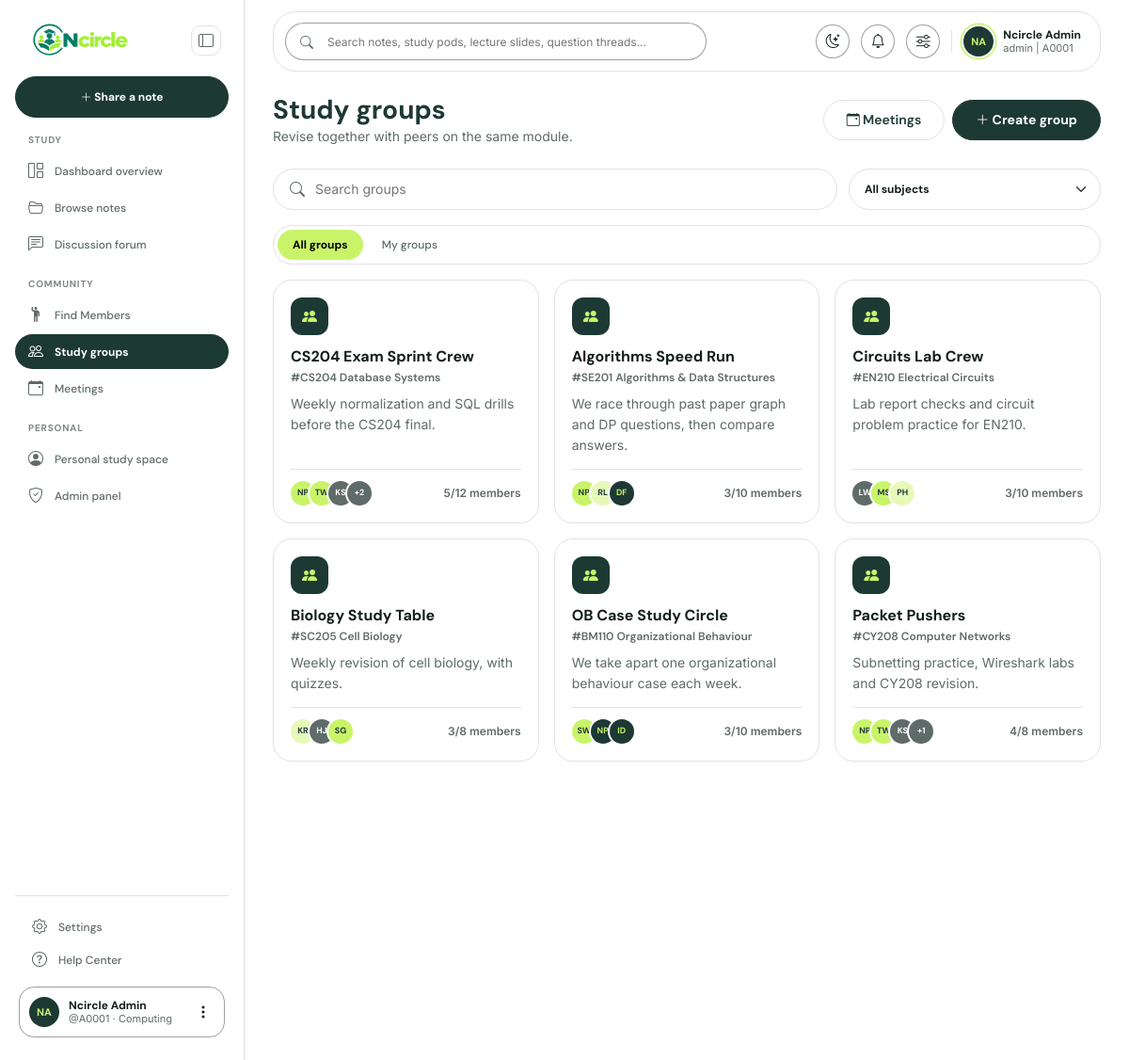
The app's page /groups (signed in) with its own data.
### tables this page shows
CREATE TABLE users (
    id INT UNSIGNED AUTO_INCREMENT PRIMARY KEY,
    name VARCHAR(100) NOT NULL,
    username VARCHAR(60) NOT NULL UNIQUE,
    student_id VARCHAR(20) NOT NULL UNIQUE,
    email VARCHAR(120) NOT NULL UNIQUE,
    faculty VARCHAR(30) NOT NULL,
    academic_year TINYINT UNSIGNED NOT NULL DEFAULT 1,
    bio VARCHAR(500) NULL,
    avatar VARCHAR(80) NULL,
    skills VARCHAR(255) NULL,
    open_to_help TINYINT(1) NOT NULL DEFAULT 1,
    listed_in_directory TINYINT(1) NOT NULL DEFAULT 1,
    password_hash VARCHAR(255) NOT NULL,
    role ENUM('student','admin') NOT NULL DEFAULT 'student',
    status ENUM('active','blocked') NOT NULL DEFAULT 'active',
    weekly_goal_minutes SMALLINT UNSIGNED NOT NULL DEFAULT 600,
    email_verified_at DATETIME NULL,
    last_seen_at DATETIME NULL,
    created_at DATETIME NOT NULL DEFAULT CURRENT_TIMESTAMP
);

CREATE TABLE study_groups (
    id INT UNSIGNED AUTO_INCREMENT PRIMARY KEY,
    owner_id INT UNSIGNED NOT NULL,
    subject_id INT UNSIGNED NOT NULL,
    name VARCHAR(100) NOT NULL,
    description VARCHAR(500) NOT NULL,
    max_members SMALLINT UNSIGNED NOT NULL DEFAULT 12,
    created_at DATETIME NOT NULL DEFAULT CURRENT_TIMESTAMP,
    FOREIGN KEY (owner_id) REFERENCES users(id) ON DELETE CASCADE,
    FOREIGN KEY (subject_id) REFERENCES subjects(id)
);

CREATE TABLE subjects (
    id INT UNSIGNED AUTO_INCREMENT PRIMARY KEY,
    code VARCHAR(12) NOT NULL UNIQUE,
    name VARCHAR(100) NOT NULL,
    faculty VARCHAR(30) NOT NULL,
    year TINYINT UNSIGNED NOT NULL DEFAULT 1,
    is_active TINYINT(1) NOT NULL DEFAULT 1
);

### views/components/group-card.php (the view, shortened to what the rows shown need)
<?php
$group = $group ?? [];
$members = (int) $group["members_count"];
$extra = $members - count($group["preview"]);
?>
<article class="sc-group">
    <div class="sc-group__top">
        <span class="sc-group__icon"><i class="bi bi-people-fill" aria-hidden="true"></i></span>
    </div>
    <h3 class="sc-group__title"><a class="stretched-link" href="<?= e(url("/groups/" . (int) $group["id"])) ?>"><?= e($group["name"]) ?></a></h3>
    <p class="sc-group__subject">#<?= e($group["subject"]) ?> <?= e($group["subject_name"]) ?></p>
    <p class="sc-group__text"><?= e($group["description"]) ?></p>
    <div class="sc-group__foot">
        <div class="sc-person-stack" aria-hidden="true">
            <?php foreach ($group["preview"] as $person): ?><?= component("avatar", ["name" => $person["name"], "photo" => avatar_url($person["id"], $person["avatar"]), "size" => "sm"]) ?><?php endforeach; ?>
            <?php if ($extra > 0): ?><span class="sc-person sc-person--grey sc-person--sm">+<?= $extra ?></span><?php endif; ?>
        </div>
        <span><?= $members ?>/<?= (int) $group["max_members"] ?> members</span>
    </div>
</article>

### views/groups/index.php (shortened to what the rows shown need)
<?= component("page-header", [
    "title" => "Study groups",
    "subtitle" => "Revise together with peers on the same module.",
    "actions" => component("button", ["label" => "Meetings", "icon" => "calendar-event", "variant" => "outline", "size" => "sm", "href" => url("/sessions"), "class" => "sc-btn-quiet"])
        . component("button", ["label" => "Create group", "icon" => "plus-lg", "variant" => "dark", "size" => "sm", "href" => url("/groups/create")]),
]) ?>
<?php if ($result["rows"]): ?>
    <div class="sc-card-grid">
        <?php foreach ($result["rows"] as $group): ?><?= component("group-card", ["group" => $group]) ?><?php endforeach; ?>
    </div>
<?php else: ?>
    <div class="sc-card"><?= component("empty-state", ["icon" => "people", "title" => "No groups found", "text" => "Start one for your module.", "actionLabel" => "Create group", "actionHref" => url("/groups/create")]) ?></div>
<?php endif; ?>

### views/components/avatar.php
<?php
$name = $name ?? "";
$photo = $photo ?? null;
$tones = ["teal", "lime", "grey", "pale"];
$tone = $tone ?? $tones[abs(crc32((string) $name)) % count($tones)];
$size = $size ?? "md";
$ring = !empty($ring);
?>
<span class="sc-person sc-person--<?= e($tone) ?> sc-person--<?= e($size) ?><?= $ring ? " sc-person--ring" : "" ?>" aria-hidden="true"><?php if ($photo): ?><img src="<?= e($photo) ?>" alt="" loading="lazy"><?php else: ?><?= e(initials($name)) ?><?php endif; ?></span>

### views/partials/sidebar.php (shortened to what the rows shown need)
<?php
$user = Auth::user();
?>
<aside class="sc-sidebar offcanvas-lg offcanvas-start" tabindex="-1" id="scSidebar" aria-label="Main menu">
    <div class="sc-sidebar__inner">
        <div class="sc-sidebar__foot">
            <div class="sc-user-widget">
                <a class="sc-user-widget__text" href="<?= e(url("/profile")) ?>">
                    <strong><?= e($user["name"]) ?></strong>
                    <small>@<?= e($user["student_id"]) ?> &middot; <?= e($user["faculty"]) ?></small>
                </a>
            </div>
        </div>
    </div>
</aside>

### views/partials/navbar-app.php (shortened to what the rows shown need)
<?php
$user = Auth::user();
?>
<header class="sc-topbar-wrap">
    <div class="sc-topbar">
        <div class="sc-topbar__actions">
            <a class="sc-topbar__profile" href="<?= e(url("/profile")) ?>">
                <span class="sc-topbar__who">
                    <strong><?= e($user["name"]) ?></strong>
                    <small><?= e($user["username"]) ?> | <?= e($user["student_id"]) ?></small>
                </span>
            </a>
        </div>
    </div>
</header>

### records on screen
users: name "Ncircle Admin", student "A0001", faculty "Computing", username "admin"
study_groups: name "CS204 Exam Sprint Crew", subject.code "CS204", subject.name "Database Systems", description "Weekly normalization and SQL drills before the CS204 final.", extra "2", members "5", max_members "12"
users: name "NP"
users: name "TW"
users: name "KS"
study_groups: name "Algorithms Speed Run", subject.code "SE201", subject.name "Algorithms & Data Structures", description "We race through past paper graph and DP questions, then compare answers.", members "3", max_members "10"
users: name "RL"
users: name "DF"
study_groups: name "Circuits Lab Crew", subject.code "EN210", subject.name "Electrical Circuits", description "Lab report checks and circuit problem practice for EN210.", members "3", max_members "10"
users: name "LW"
users: name "MS"
users: name "PH"
study_groups: name "Biology Study Table", subject.code "SC205", subject.name "Cell Biology", description "Weekly revision of cell biology, with quizzes.", members "3", max_members "8"
users: name "KR"
users: name "HJ"
users: name "SG"
study_groups: name "OB Case Study Circle", subject.code "BM110", subject.name "Organizational Behaviour", description "We take apart one organizational behaviour case each week.", members "3", max_members "10"
users: name "SW"
users: name "NP"
users: name "ID"
study_groups: name "Packet Pushers", subject.code "CY208", subject.name "Computer Networks", description "Subnetting practice, Wireshark labs and CY208 revision.", extra "1", members "4", max_members "8"

### other values on screen
$inner "Share a note Meetings Create group"
$heading "STUDY"
$label "Dashboard overview"
$label "Browse notes"
$label "Discussion forum"
$heading "COMMUNITY"
$label "Find Members"
$label "Study groups"
$label "Meetings"
$heading "PERSONAL"
$label "Personal study space"
initials($name) "NA NA"
$title "Study groups"
$subtitle "Revise together with peers on the same module."
